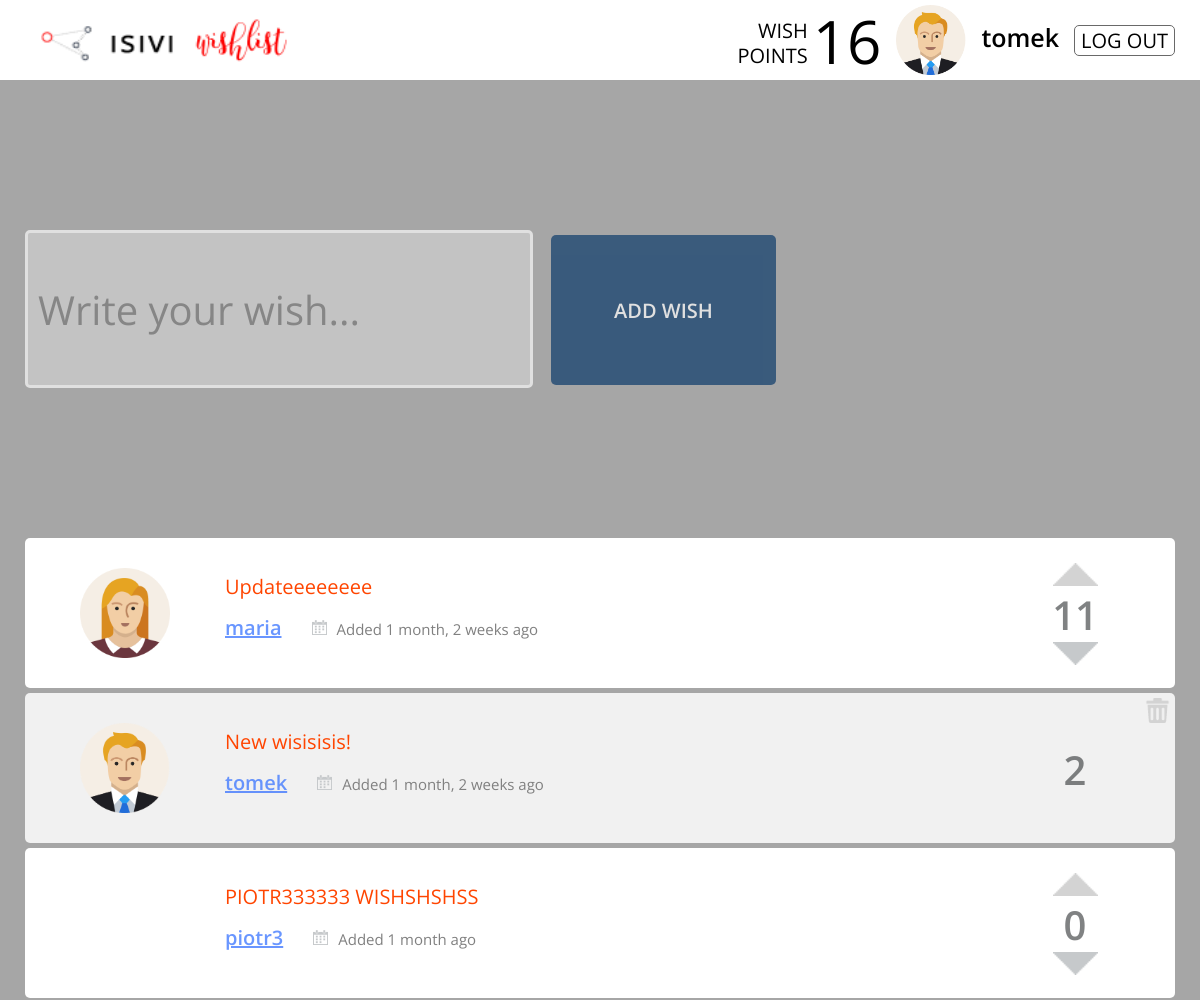
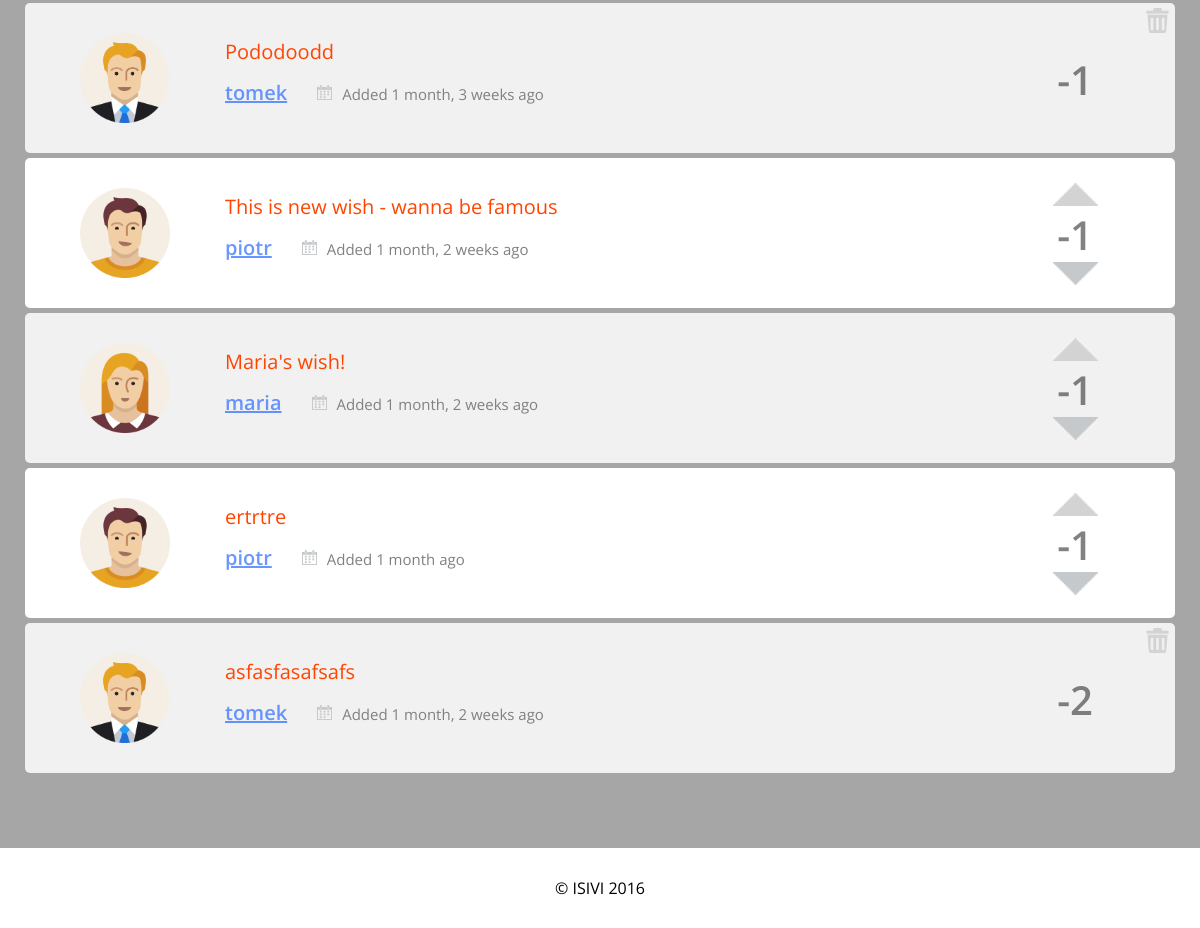
/ (signed in), run on the app's committed database (2 pictures, top to bottom).
### todolist_app/models.py (models this page shows, shortened)
class Task(models.Model):
    task_text = models.CharField(max_length=500)
    user = models.ForeignKey(User)
    creation_date = models.DateTimeField(default=timezone.now(), blank=True)
    rank = models.PositiveIntegerField(default=0)

class UserProfile(models.Model):
    user = models.OneToOneField(User, related_name='profile')
    wish_points = models.IntegerField(default=30)
    image = models.ImageField(upload_to='avatar/', null=True, blank=True,
                              height_field='height_field', width_field='width_field', default = 'avatar/avatar1.jpg')
    height_field = models.IntegerField(default=0)
    width_field = models.IntegerField(default=0)

### todolist_app/views.py (the view)
# urls.py: url(r'^$', index, name='index'),
def index(request, auth_form=None, user_form=None):
    if request.user.is_authenticated():
        task_box = TaskBox()
        tasks = Task.objects.select_related('user__profile').order_by('-rank').all()
        points = request.user.profile.wish_points
        image = request.user.profile.image
        return render(request,
                      'logged.html', {'task_box': task_box, 'tasks': tasks, 'username': request.user.username,
                                      'points': points, 'image': image})
    else:
        auth_form = auth_form or AuthenticateForm()
        user_form = user_form or UserCreateForm()
        return render(request,
                      'home.html',
                      {'auth_form': auth_form, 'user_form': user_form})

### todolist_app/forms.py
class TaskBox(forms.ModelForm):
    task_text = forms.CharField(required=True, widget=forms.widgets.TextInput(attrs={'placeholder': 'Write your wish...',
                                                                                     'class': 'task-box'}))
    class Meta:
        model = Task
        exclude = ('user', 'rank', 'creation_date')

### templates/logged.html (shortened to what this page needs)
{% extends "home.html" %}
{% load static %}
{% block login %}
    {% include 'navbar_logged.html' %}
{% endblock %}
{% block content %}
    {% block tasktext %}
        <div id="taskbox-container">
            <form action="{% url 'submit' %}" method="post" id="add-wish">
                {% for field in task_box %}{% csrf_token %}
                    {{ field }}
                {% endfor %}
            <div class="button-add"><input class="btn-add" type="submit" value="ADD WISH"></div>
            </form>
        </div>
    {% endblock %}
    {% block tasklist %}
    <div id="show-wishes">
    <div id="all-wishes-container">
        {% for task in tasks %}
            <div id="wish-container">
                <div class="avatar">
                    {% if task.user.profile.image %}
                        <img id="center-img" src="{{ task.user.profile.image.url }}" height="90px" width="90px">
                    {% endif %}
                </div>
                <div class="middle-field">
                    <div class="task-text">{{ task.task_text }}</div>
                    <div class="usr-date">
                        <div class="username"><a href="{% url 'profile' user_id=task.user.id %}">{{ task.user.username }}</a></div>
                        <div class="calendar-padding"><img src="{% static "img/calendar.png" %}" width="15px"/></div>
                        <div class="date">Added {{ task.creation_date|timesince }} ago</div>
                    </div>
                </div>
                <div class="right-field">
                    <div class="vote-up">
                        {% if not task.user == request.user %}
                            <a href="{% url 'vote-up' wish_id=task.id %}"><img src="{% static "img/vote_up.png" %}" width="45px"/></a>
                        {% endif %}
                    </div>
                    <div class="rank">{{ task.rank }}</div>
                    <div class="vote-down">
                        {% if not task.user == request.user %}
                            <a href="{% url 'vote-down' wish_id=task.id %}"><img src="{% static "img/vote_down.png" %}" width="45px"/></a>
                        {% endif %}
                    </div>
                </div>
                <div class="delete-btn">
                    {% if task.user == request.user %}
                        <a href="{% url 'delete' wish_id=task.id %}"><img id="img-btn" src="{% static "img/delete.png" %}" width="25px"/></a>
                    {% endif %}
                </div>
            </div>
        {% endfor %}
    </div>
    </div>
    {% endblock tasklist %}
{% endblock content %}

### templates/home.html (shortened to what this page needs)
{% load static %}
<!DOCTYPE html>
<html>
<head>
    <link rel="stylesheet" href="{{ STATIC_URL }}style.css">
</head>
<body>
    <header>
        {% block login %}{% endblock %}
    </header>
    {% block content %}{% endblock content %}
<footer>&copy; ISIVI 2016</footer>
</body>
</html>

### templates/navbar_logged.html
{% load static %}
<div class="header-container">
    <div class="logo"><a href="{% url 'index' %}"><img src="{% static "img/wishlistlogo.png" %}" width="290px"/></a></div>
        <div id="navbar-container">
            <form action="{% url 'logout' %}"><div class="button-header"><input type="submit" class="button" value="LOG OUT"></div></form>
            <div class="username-header"><span>{{ username }}</span></div>
            <div class="avatar-header">
                {% if image %}
                    <img class="img-circle" src="{{ image.url }}" height="70px" width="70px">
                {% endif %}
            </div>
            <div class="points">{{ points }}</div>
            <div class="wishpoints">WISH<br>POINTS</div>
        </div>
</div>

### todolist_app/static/style.css (style rules this page uses)
* { font-family: 'Open Sans', sans-serif; }
body { padding: 0 0 0 0; margin: 0 0 0 0; background-color: #a6a6a6; }
header { background-color: white; height: 80px; width: 100%; }
.header-container { width: 1150px; margin: auto; overflow: hidden; }
footer { background-color: white; height: 80px; width: 100%; position: fixed; bottom:0; text-align: center; display: flex; align-items: center; justify-content: center; }
a:link { color: rgba(53, 113, 255, 0.74); }
#taskbox-container { padding-top: 150px; width: 1150px; margin: auto; overflow: hidden; }
.task-box { padding-left: 10px; width: 490px; font-size: 40px; height: 150px; border: solid; border-color: white; background-color: lightgray; border-radius: 5px; float: left; color: white; opacity: 0.65; transition: opacity .5s ease-out; -moz-transition: opacity .5s ease-out; -webkit-transition: opacity .5s ease-out; -ms-transition: opacity .5s ease-in-out; -o-transition: opacity .5s ease-out; }
.button-add { width: 225px; height: 150px; float: left; padding-left: 18px; padding-top: 5px; }
.btn-add { width: 225px; height: 150px; border-radius: 5px; border: none; background-color: #003366; color: white; font-size: 20px; cursor: pointer; font-weight: 600; opacity: 0.65; transition: opacity .5s ease-out; -moz-transition: opacity .5s ease-out; -webkit-transition: opacity .5s ease-out; -ms-transition: opacity .5s ease-in-out; -o-transition: opacity .5s ease-out; }
#all-wishes-container { padding-top: 150px; padding-bottom: 150px; width: 1150px; margin: auto; }
#all-wishes-container > :nth-of-type(even) { background: #f1f1f1; }
#wish-container { overflow:hidden; background-color: white; margin-bottom: 5px; border-radius: 5px; }
.avatar { width: 200px; height: 150px; float: left; }
#center-img { padding: 30px 55px 30px 55px; }
.middle-field { width: 800px; height: 150px; float: left; }
.usr-date { display: table; }
.username { font-weight: 600; font-size: 20px; display: table-cell; }
.task-text { height: 40px; padding-top: 35px; color: orangered; font-size: 20px; overflow: auto; }
.date { color: gray; font-size: 15px; display: table-cell; padding-left: 10px; }
.calendar-padding { padding: 5px 0 0 30px; display: table-cell; }
.right-field { width: 100px; height: 150px; float: left; text-align: center; }
.vote-up { padding-top: 25px; height: 24px; }
.vote-down { height: 24px; }
.rank { color: rgba(60, 63, 65, 0.65); font-weight: 600; font-size: 40px; }
.delete-btn { height: 150px; width: 50px; float: left; }
#img-btn { float: right; padding: 5px 5px 0 0; transition: width 0.5s; }
#show-wishes { display: none; }
.logo { padding-top: 10px; float: left; }
#navbar-container { width: 600px; float: right; height: 80px; }
.username-header { color: black; font-size: 25px; font-weight: 600; float:right; padding-top: 20px; padding-right: 15px; }
.avatar-header { height: 80px; border: none; float: right; padding-top: 5px; padding-right: 15px; }
.wishpoints { font-size: 20px; float: right; padding-top: 18px; padding-right: 5px; text-align: right; line-height: 125%; }
.points { float: right; font-size: 60px; padding-right: 15px; }
.button { text-align: center; text-decoration: none; font-size: 20px; cursor: pointer; border: 1px solid dimgray; background-color: white; border-radius: 5px; }
.button-header { height: 80px; float:right; display: flex; flex-direction: column; justify-content: center; text-align: center; }

### data on the page
Task: user.profile.image (picture), task_text "Updateeeeeeee", user.username "maria", creation_date "1 month, 2 weeks", rank "11"
Task: user.profile.image (picture), task_text "New wisisisis!", user.username "tomek", creation_date "1 month, 2 weeks", rank "2"
Task: task_text "PIOTR333333 WISHSHSHSS", user.username "piotr3", creation_date "1 month", rank "0"
Task: user.profile.image (picture), task_text "Pododoodd", user.username "tomek", creation_date "1 month, 3 weeks", rank "-1"
Task: user.profile.image (picture), task_text "This is new wish - wanna be famous", user.username "piotr", creation_date "1 month, 2 weeks", rank "-1"
Task: user.profile.image (picture), task_text "Maria's wish!", user.username "maria", creation_date "1 month, 2 weeks", rank "-1"
Task: user.profile.image (picture), task_text "ertrtre", user.username "piotr", creation_date "1 month", rank "-1"
Task: user.profile.image (picture), task_text "asfasfasafsafs", user.username "tomek", creation_date "1 month, 2 weeks", rank "-2"

### other printed values
{{ username }} "tomek"
{{ points }} "16"
